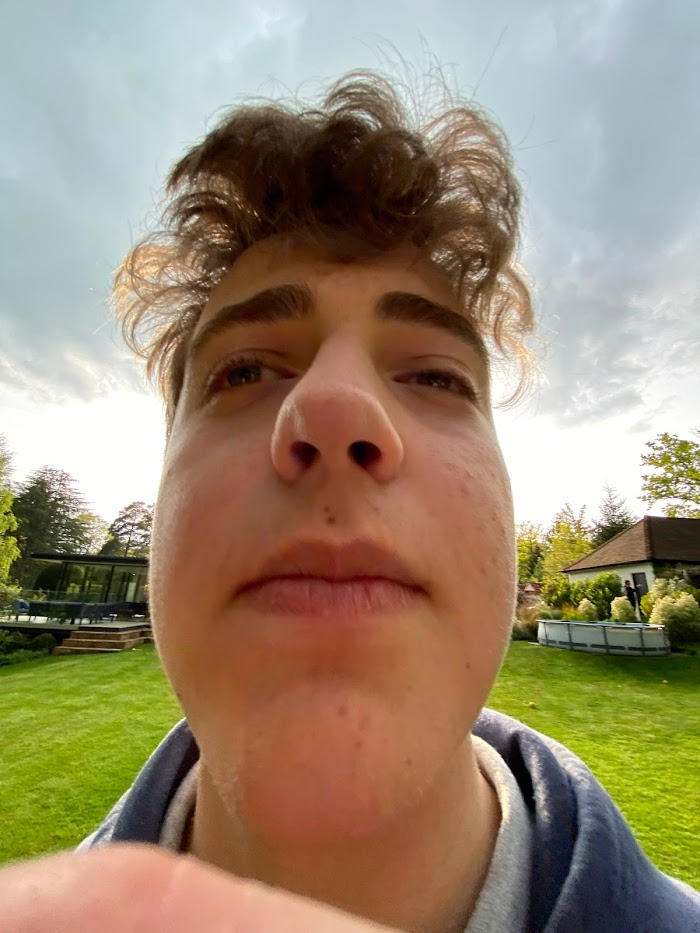
#> input picture OpenCV/adam.jpg, 700 x 933 px
$ python edgeFilter.py
#> lines starting #> are read from the running program, lines starting #| are printed output that depends on the picture
import cv2 as cv
import numpy as np

image = cv.imread('adam.jpg')
#> image is the input picture: shape (933, 700, 3); mean B, G, R 112.4, 137.4, 153.9

cv.imshow("Image", image)

sobel = cv.Sobel(image, cv.CV_64F, 1, 1)
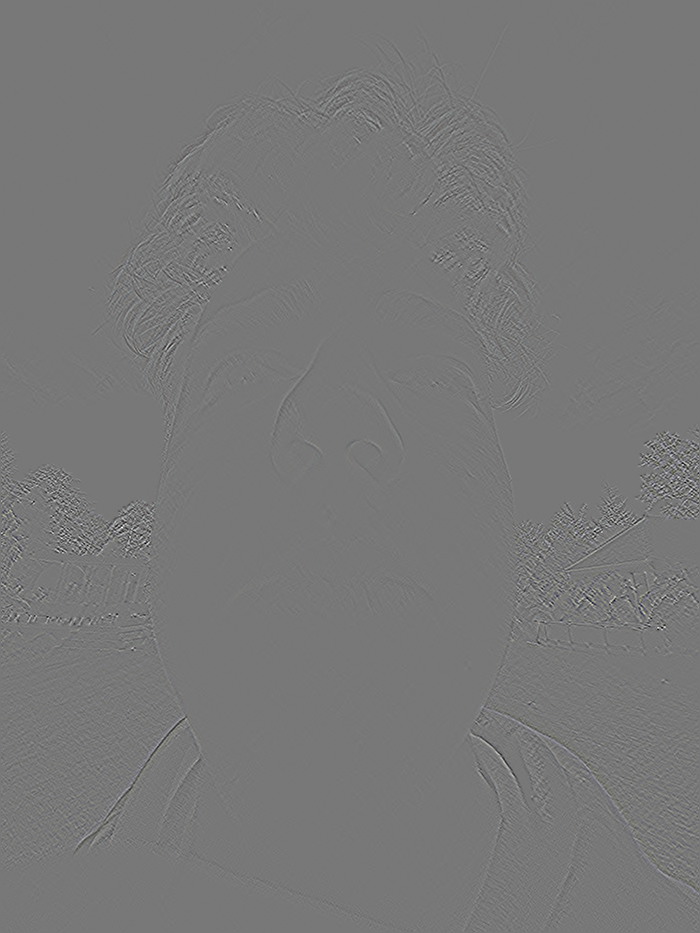
#> sobel: shape (933, 700, 3) float64; mean B, G, R 0, 0, 0; drawn with min black and max white
canny = cv.Canny(image, 100, 200)
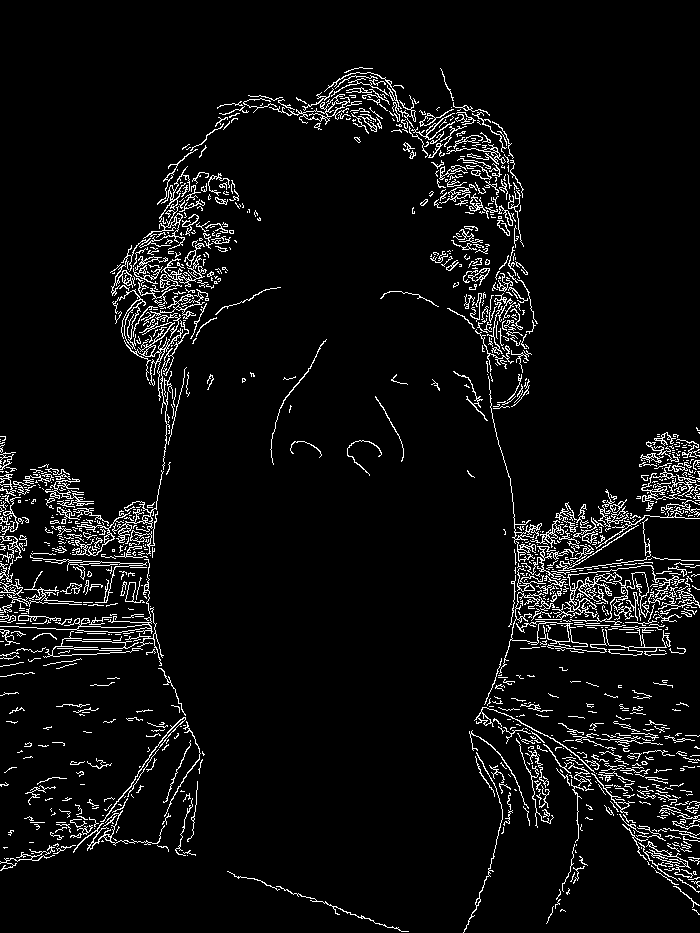
#> canny: shape (933, 700); 5.6% white in thin lines or dots

cv.imshow("Sobel", sobel)
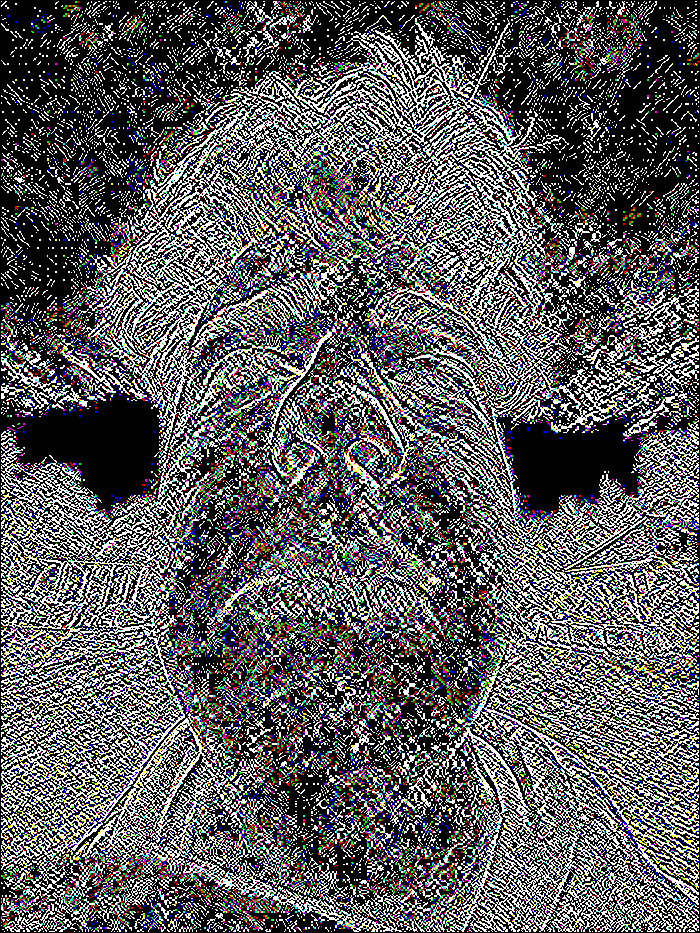
#> window 'Sobel': shape (933, 700, 3); mean B, G, R 90.7, 90.5, 91.1
cv.imshow("Canny", canny)


cv.waitKey(0)
